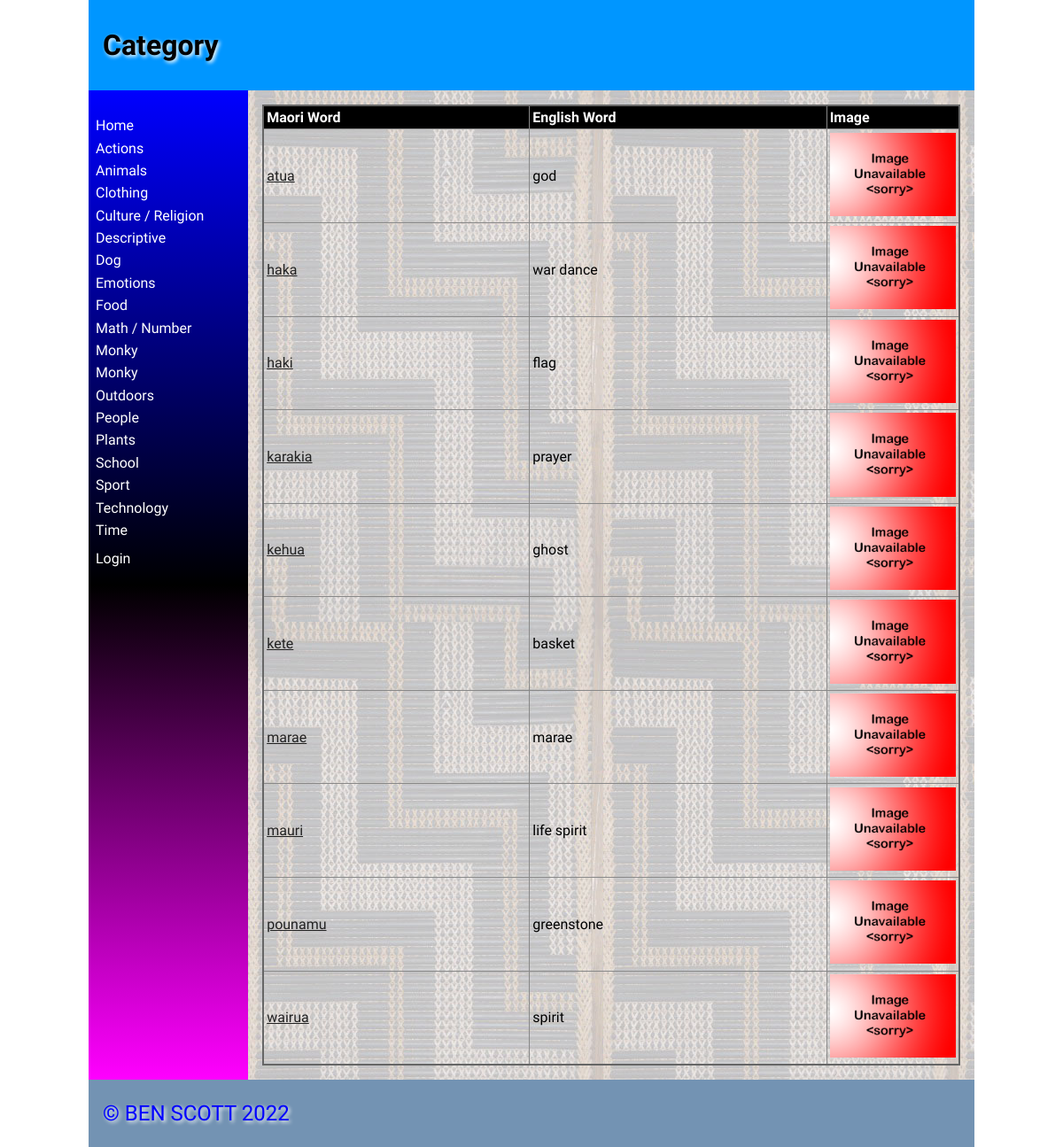
Page /category/4 on the committed database.
### tables this page shows
CREATE TABLE categories
(
	id integer
		constraint categories_pk
			primary key autoincrement,
	category varchar(30)
);

CREATE TABLE "words"
(
    id           integer
        constraint words_pk
            primary key autoincrement
        constraint words_user_user_fk
            references user (user),
    maori_word   varchar(30),
    english_word varchar(30),
    catID        varchar(30)
        constraint words_categories_id_fk
            references categories,
    description  varchar(200),
    level        integer,
    userid       varchar(30),
    timestamp    datetime
, image varchar(30));

### app.py (the view, shortened to what this page needs)
@app.route('/category/<catID>',methods=['POST', 'GET'])
def web_categories_page(catID):
    query = "SELECT maori_word, english_word, catID, userid, id, description, image FROM words WHERE catID IS ? ORDER BY maori_word ASC"
    con = create_connection(DATABASE)
    cur = con.cursor()
    cur.execute(query,(catID,))
    word_list = cur.fetchall()
    con.close()
    print(catID)
    print(word_list)
    return render_template('category.html', categories=get_category_list(), logged_in=is_logged_in(), words=word_list, category=catID, teacher=is_teacher())

### app.py (called while the page is built)
def create_connection(db_file):
    try:
        connection = sqlite3.connect(db_file)
        return connection
    except Error as e:
        print(e)
    return None

def get_category_list():
    con = create_connection(DATABASE)
    query = "SELECT category, id FROM categories ORDER BY category ASC "
    cur = con.cursor()
    cur.execute(query)
    category_list = cur.fetchall()
    con.close()
    return category_list

def is_teacher():
    if session.get("role") == '1':
        print("Is a teacher")
        return True
    return False

def is_logged_in():
    if session.get("email") is None:
        print("Not logged in")
        return False
    else:
        print("Logged in")
        return True

### templates/category.html (shortened to what this page needs)
{%  extends 'base.html' %}
{% block heading %}Category{% endblock %}
{% block main %}
<table class="words-table">
        <thead>
            <tr>
                <th>Maori Word</th>
                <th>English Word</th>
                <th>Image</th>
            </tr>
        </thead>
        <tbody>
        {% for word in words %}
            <div class = words-box>
            <tr>
                <td><a href="/word/{{ word[4] }}">{{ word[0] }}</a></td>
                <td>{{ word[1] }}</td>
                <td width="150"><img src="/static/images/{{ word[6] }}.jpg" alt=""></td>
            </tr>
            </div>
        {% endfor %}
    </tbody>
</table>
{% endblock %}

### templates/base.html (shortened to what this page needs)
<!doctype html>
<html lang="en">
<head>
	<link href="{{ url_for('static', filename='css/style.css') }}" rel="stylesheet">
</head>
<body>
	<div id="container">
		<header>
			<h1>{% block heading %}MAORI DICTIONARY!{% endblock %}</h1>
		</header>
		<nav>
			<ul>
                <li><a href="/">Home</a></li>
				<div class="category">
				{% for category in categories %}
					<div class ="category-box">
						<li><a href="/category/{{ category[1] }}">{{ category[0] }}</a></li>
					</div>
                {% endfor %}
				</div>
				<li> </li>
				{% if logged_in %}
				<li><a href="/logout">Log out</a></li>
				{% else %}
				<li><a href="/login">Login</a></li>
				{% endif %}
			</ul>
		</nav>
		<main>
		{% block main %}{% endblock %}
        </main>
		<footer>
			<p>
				&copy; BEN SCOTT 2022
			</p>
		</footer>
	</div>
</body>
</html>

### static/css/style.css (style rules this page uses)
* { font-family: Comfortaa, sans-serif; margin: 0; padding: 0; box-sizing: border-box; }
#container { display: grid; grid-template-columns: 75px auto; grid-template-areas: 'nav header' 'main main' 'footer footer'; }
header { grid-area: header; background-color: #0096FF; padding: 1rem; }
nav { grid-area: nav; }
main { grid-area: main; padding: 1rem; background-color: #edd; }
h1, h2, h3, h4 { padding: 1rem 0; font-family: 'Suez One', serif; color: #000; text-shadow: 2px 2px 4px #fff; }
p { padding: 0.5rem 0; }
a { color: #222; }
img { width: 100%; }
table { width: 100%; border: 2px solid #666; border-collapse: collapse; }
th, td { border: 1px solid #888; padding: 0.2rem; text-align: left; }
th { background-color: #000; color: #fff; }
footer { grid-area: footer; padding: 1rem; background-color: #7393B3; }
footer p { color: #0000FF; text-shadow: 2px 2px 4px #fff; font-size: 1.5rem; }
@media only screen and (min-width: 768px) { #container { grid-template-columns: 180px auto; grid-template-areas: 'header header' 'nav main' 'footer footer'; } }
@media only screen and (min-width: 768px) { nav { background: linear-gradient(180deg, rgba(0,0,255,1) 0%, rgba(0, 0, 0, 1) 50%, rgba(255,0,255,1) 100%); padding: 0.5rem; } }
@media only screen and (min-width: 768px) { nav ul { list-style: none; } }
@media only screen and (min-width: 768px) { nav li { padding: 0.2rem 0; } }
@media only screen and (min-width: 768px) { nav a { color: #fff; text-decoration: none; } }
@media only screen and (min-width: 768px) { main { background-image: url('static/images/poutama.jpg'); } }
@media only screen and (min-width: 1000px) { #container { width: 1000px; margin: auto; } }

### rows in the picture
categories: category "Actions"
categories: category "Animals"
categories: category "Clothing"
categories: category "Culture / Religion"
categories: category "Descriptive"
categories: category "Dog"
categories: category "Emotions"
categories: category "Food"
categories: category "Math / Number"
categories: category "Monky"
categories: category "Monky"
categories: category "Outdoors"
categories: category "People"
categories: category "Plants"
categories: category "School"
categories: category "Sport"
categories: category "Technology"
categories: category "Time"
words: maori_word "atua", english_word "god"
words: maori_word "haka", english_word "war dance"
words: maori_word "haki", english_word "flag"
words: maori_word "karakia", english_word "prayer"
words: maori_word "kehua", english_word "ghost"
words: maori_word "kete", english_word "basket"
words: maori_word "marae", english_word "marae"
words: maori_word "mauri", english_word "life spirit"
words: maori_word "pounamu", english_word "greenstone"
words: maori_word "wairua", english_word "spirit"
